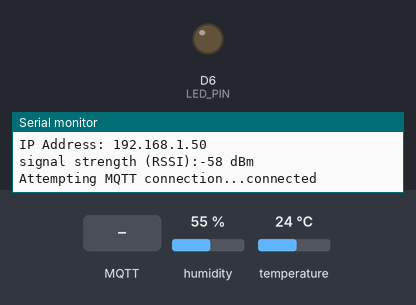
Recording of a sketch running on a simulated Arduino MKR. Shown: output pins drawn as LEDs (lit = HIGH), the last lines printed to the serial monitor. Dashed ring = blinking. The test bench sets the inputs (shaded band); at power-on: humidity 55 %, temperature 24 °C. WiFi joins after 1.5 s; servers stay silent unless stated; no MQTT or app messages arrive unless stated.

Above: at 2.7 s.
2.8 s: MQTT message "2" arrives on the first subscribed topic
At 2.9 s:
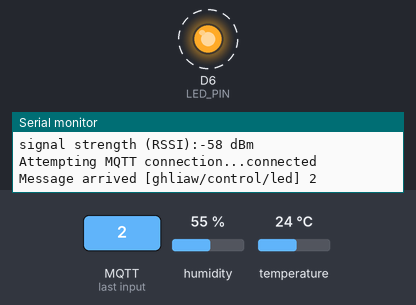
6.3 s: MQTT message "0" arrives on the first subscribed topic
At 6.3 s:
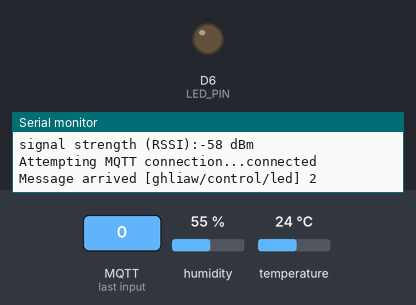
13.0 s: MQTT message "1" arrives on the first subscribed topic
At 13.7 s:
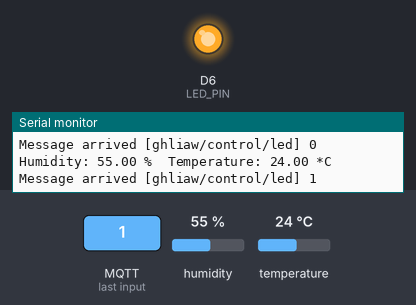
Timing chart, 0 to 16.0 s (numbered marks = the images above; inputs shaded):
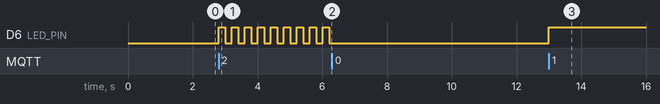

Measured:
- after the input at 2.8 s, D6 (LED_PIN): alternates HIGH for 0.20 s and LOW for 0.20 s, starting at once
- after the input at 6.3 s, D6 (LED_PIN): stops changing and stays LOW
- after the input at 13.0 s, D6 (LED_PIN): LOW → HIGH at once

The sketch:

01_MQTT_DHT22.ino
```cpp
#include <SPI.h>
#include <WiFiNINA.h>
#include "DHT.h"
#include <PubSubClient.h>

#define DHTPIN 3
#define DHTTYPE DHT22

DHT dht(DHTPIN, DHTTYPE);

// WiFi AP ssid / password here
char ssid[] = "3715";      //  your network SSID (name)
char pass[] = "12345678";  // your network password (use for WPA, or use as key for WEP)

// MQTT Broker info
//IPAddress server(140, 127, 196, 119);
char server[] = "test.mosquitto.org";
int port = 1883;

// MQTT Client info
// Client ID.
// Note that a broker allows an individual client to create only on session.
// If a session is created by another client with same cliend ID, the former one will be disconnected.
// Thus, each sensor node's client must be different from each other.
char client_id[] = "SensorNode_001";

// MQTT topics
#define TOPIC_INFO  "ghliaw/info"
#define TOPIC_TEMP  "ghliaw/sensor/temp"
#define TOPIC_HUM   "ghliaw/sensor/hum"
#define TOPIC_LED_CONTROL "ghliaw/control/led"

// Clients for MQTT
WiFiClient wifiClient;
PubSubClient client(wifiClient);

// LED Control info
#define LED_PIN LED_BUILTIN
typedef enum {
  LED_OFF = 0,
  LED_ON,
  LED_FLASH
} LEDStatus;
LEDStatus led_status = LED_OFF;

// Timer info
#define TEMP_PERIOD 10000
#define LED_FLASH_PERIOD 200
unsigned long temp_last_time, led_last_time;

void led_on(){
  digitalWrite(LED_PIN, HIGH);
}

void led_off(){
  digitalWrite(LED_PIN, LOW);
}

void led_toggle() {
  digitalWrite(LED_PIN, !digitalRead(LED_PIN));
}

void callback(char* topic, byte* payload, unsigned int length) {
  // Output incoming message to serial terminal
  Serial.print("Message arrived [");
  Serial.print(topic);
  Serial.print("] ");
  for (int i=0;i<length;i++) {
    Serial.print((char)payload[i]);
  }
  Serial.println();

  // If LED Control command is incoming, change LED status
  if(!strcmp(topic, TOPIC_LED_CONTROL)) {
    switch (payload[0]) {
      case '0':
        led_status = LED_OFF;
        break;
      case '1':
        led_status = LED_ON;
        break;
      case '2':
        led_status = LED_FLASH;
        break;
      default: {}
    }
  }
}

void reconnect() {
  // Loop until we're reconnected
  while (!client.connected()) {
    Serial.print("Attempting MQTT connection...");
    // Attempt to connect
    if (client.connect(client_id)) {
      Serial.println("connected");
      // Once connected, publish an announcement...
      client.publish(TOPIC_INFO,"sensor node ready ...");
      // ... and resubscribe
      client.subscribe(TOPIC_LED_CONTROL);
    } else {
      Serial.print("failed, rc=");
      Serial.print(client.state());
      Serial.println(" try again in 5 seconds");
      // Wait 5 seconds before retrying
      delay(5000);
    }
  }
}

void setup() {
  // setup Serial output at 9600
  Serial.begin(9600);

  // Set MQTT broker
  client.setServer(server, port);
  client.setCallback(callback);

  // start up DHT sensor
  dht.begin();

  // setup LED/Button pin
  pinMode(LED_PIN, OUTPUT);
  led_off();

  // setup Wifi connection
  while(WL_CONNECTED != WiFi.status())
  {
    Serial.print("WiFi.begin(");
    Serial.print(ssid);
    Serial.print(",");
    Serial.print(pass);
    Serial.println(")...");
    WiFi.begin(ssid, pass);
  }
  Serial.println("WiFi connected !!");
  printWifiStatus();

  led_last_time = millis();
  temp_last_time = millis();
}

void loop() {
  unsigned long current_time;

  // Check MQTT broker connection status
  // If it is disconnected, reconnect to the broker
  if (!client.connected()) {
    reconnect();
  }

  // Get temperature & humidity and publish them
  current_time = millis();
  if( TEMP_PERIOD < (current_time - temp_last_time) ) {
    // Read Humidity & Temperature (Celsius)
    float h = dht.readHumidity();
    float t = dht.readTemperature();
    // Output to serial terminal
    Serial.print("Humidity: ");
    Serial.print(h);
    Serial.print(" %\t");
    Serial.print("Temperature: ");
    Serial.print(t);
    Serial.println(" *C ");
    // pubilsh to MQTT broker
    char buf[10];
    sprintf(buf,"%s", String((float)t, 2).c_str());
    client.publish(TOPIC_TEMP, buf);
    sprintf(buf,"%s", String((float)h, 2).c_str());
    client.publish(TOPIC_HUM, buf);
    // update last time value
    temp_last_time = current_time;
  }

  // Control LED according to led_status
  switch (led_status) {
    case LED_OFF:
      led_off();
      break;
    case LED_ON:
      led_on();
      break;
    case LED_FLASH:
      current_time = millis();
      if (LED_FLASH_PERIOD < (current_time - led_last_time)) {
        led_toggle();
        led_last_time = current_time;
      }
      break;
    default: {}
  }

  // Keep MQTT process on going
  client.loop();
}

void printWifiStatus() {
    // print the SSID of the network you're attached to:
    Serial.print("SSID: ");
    Serial.println(WiFi.SSID());

    // print your WiFi shield's IP address:
    IPAddress ip = WiFi.localIP();
    Serial.print("IP Address: ");
    Serial.println(ip);

    // print the received signal strength:
    long rssi = WiFi.RSSI();
    Serial.print("signal strength (RSSI):");
    Serial.print(rssi);
    Serial.println(" dBm");
}
```
